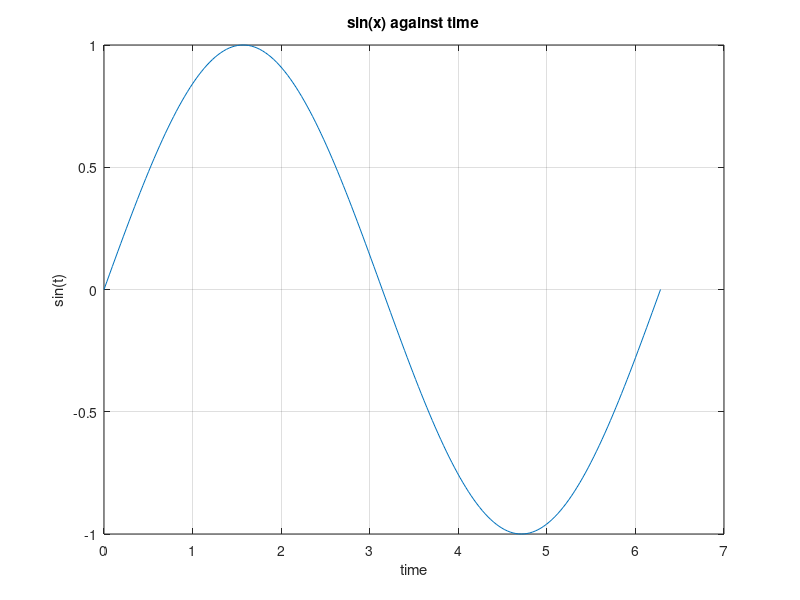

The MATLAB source for this figure:
%ploting
t = 0:pi/100:2*pi;
y = sin(t);

plot(t,y)
grid on
ylabel('sin(t)')
xlabel('time')
title('sin(x) against time')
